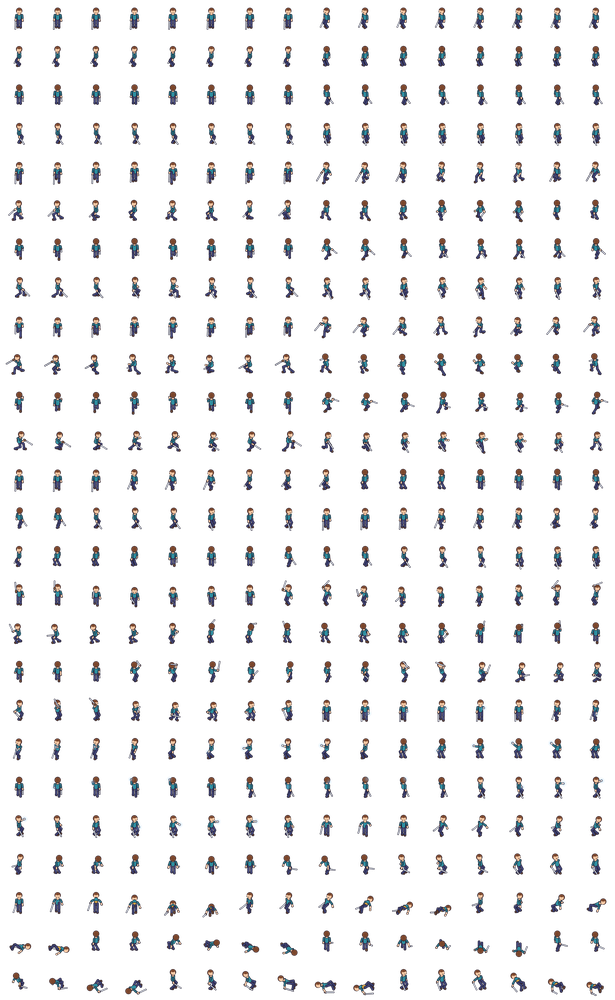
#> input picture assets/examples/hero/hero.png, 615 x 1000 px, shrunk from 2048 x 3328 before the run
$ python -i analyze.py   (imports and definitions only)
#> lines starting #> are read from the running program, lines starting #| are printed output that depends on the picture; after the words box and inside, x2 and y2 are one past the last pixel; in counts of white or black regions, pixels touching at a corner belong together
### python/isoanim/spritesheet.py
"""Split spritesheets into frames, detect/remove uniform backgrounds."""
from __future__ import annotations

from collections import Counter
from pathlib import Path

from PIL import Image

from .common import IsoAnimError


def open_rgba(path: str | Path) -> Image.Image:
    try:
        return Image.open(path).convert("RGBA")
    except FileNotFoundError:
        raise IsoAnimError(f"image not found: {path}")
    except OSError as e:
        raise IsoAnimError(f"cannot read image {path}: {e}")


# [60 lines left out: functions split_grid, split_by_gaps, _runs, not called in this run]


def detect_background(img: Image.Image, tolerance: int = 0) -> dict:
    """Report the likely uniform background colour from the border. Never modifies anything."""
    rgba = img.convert("RGBA")
    W, H = rgba.size
    px = rgba.load()
    border = [px[x, 0] for x in range(W)] + [px[x, H - 1] for x in range(W)] + [px[0, y] for y in range(H)] + [px[W - 1, y] for y in range(H)]
    c = Counter(border)
    color, count = c.most_common(1)[0]
    share = count / len(border)
    transparent = color[3] == 0
    return {
        "color": list(color[:3]) if not transparent else None,
        "alpha": color[3],
        "border_share": round(share, 4),
        "already_transparent": transparent,
        "uniform": share >= 0.9,
        "magenta_like": (not transparent) and color[0] > 200 and color[2] > 200 and color[1] < 80,
        "note": "border colour only; interior pixels with the same colour are NOT assumed to be background",
    }


# [39 lines left out: function remove_background, not called in this run]

### python/isoanim/align.py
"""Frame alignment: put frames on a common canvas with a stable pivot."""
from __future__ import annotations

from PIL import Image

from .common import IsoAnimError


def alpha_bbox(img: Image.Image, threshold: int = 8) -> tuple[int, int, int, int] | None:
    return img.getchannel("A").point(lambda v: 255 if v > threshold else 0).getbbox()


def foot_point(img: Image.Image, threshold: int = 8, band: int = 3) -> tuple[float, int] | None:
    """Estimate ground contact: x centroid of the lowest `band` opaque rows and the lowest row."""
    bb = alpha_bbox(img, threshold)
    if not bb:
        return None
    a = img.getchannel("A").load()
    bottom = bb[3] - 1
    xs = [x for y in range(max(bb[1], bottom - band + 1), bottom + 1) for x in range(bb[0], bb[2]) if a[x, y] > threshold]
    return (sum(xs) / len(xs), bottom) if xs else None


# [85 lines left out: functions _anchors, align_many, align_frames, _place, not called in this run]

### python/isoanim/analyze.py
"""Local image analysis → the `analysis` block of character-manifest.json.

This is metadata and pixel statistics only. Nothing here understands what the character
IS (hair, weapon, species); those fields are listed under `needsInput` so a vision model
or a human must fill them in. The tool never claims otherwise.
"""
from __future__ import annotations

from pathlib import Path

from PIL import Image

from .align import alpha_bbox, foot_point
from .common import IsoAnimError
from .spritesheet import detect_background, open_rgba


def dominant_colors(img: Image.Image, n: int = 6, alpha_threshold: int = 128) -> list[dict]:
    rgba = img.convert("RGBA")
    solid = Image.new("RGB", rgba.size, (0, 0, 0))
    mask = rgba.getchannel("A").point(lambda v: 255 if v >= alpha_threshold else 0)
    solid.paste(rgba.convert("RGB"), mask=mask)
    q = solid.quantize(colors=min(32, max(n * 3, 8)), method=Image.Quantize.MEDIANCUT)
    pal = q.getpalette() or []
    counts: dict[int, int] = {}
    mpx, qpx = mask.load(), q.load()
    total = 0
    for y in range(q.height):
        for x in range(q.width):
            if mpx[x, y]:
                counts[qpx[x, y]] = counts.get(qpx[x, y], 0) + 1
                total += 1
    out = []
    for idx, c in sorted(counts.items(), key=lambda t: -t[1])[:n]:
        r, g, b = pal[idx * 3: idx * 3 + 3]
        out.append({"hex": f"#{r:02x}{g:02x}{b:02x}", "share": round(c / max(1, total), 4)})
    return out


def horizontal_symmetry(img: Image.Image, bbox) -> float:
    """1.0 = silhouette mirrors perfectly about its own vertical axis (a hint for front/back views)."""
    a = img.getchannel("A").crop(bbox).point(lambda v: 255 if v > 8 else 0)
    m = a.transpose(Image.Transpose.FLIP_LEFT_RIGHT)
    pa, pm = a.load(), m.load()
    inter = union = 0
    for y in range(a.height):
        for x in range(a.width):
            i, j = pa[x, y] > 0, pm[x, y] > 0
            inter += i and j
            union += i or j
    return round(inter / union, 4) if union else 0.0


def analyze_image(path: str | Path) -> dict:
#> called with path = '../../assets/examples/hero/hero.png'
    img = open_rgba(path)
#> in open_rgba, returned value is the input picture: PIL image 615x1000 RGBA; mean R, G, B, A 10.3, 9.9, 11.3, 21
    bb = alpha_bbox(img)
#> bb = (5, 7, 609, 997)
    bg = detect_background(img)
#> in detect_background, `border = [px[x, 0] for x in range(W)] + [px[x, H - 1] for x in range(W..`: border = 3230 items, first 6: (0, 0, 0, 0), (0, 0, 0, 0), (0, 0, 0, 0), (0, 0, 0, 0), (0, 0, 0, 0), (0, 0, 0, 0)
#> in detect_background, `c = Counter(border)`: c = {(0, 0, 0, 0): 3230}
#> in detect_background, `color, count = c.most_common(1)[0]`: color = (0, 0, 0, 0); count = 3230
#> in detect_background, `share = count / len(border)`: share = 1
#> in detect_background, `transparent = color[3] == 0`: transparent = True
#> bg = 7 items
    res: dict = {
        "file": str(path),
        "imageSize": {"width": img.width, "height": img.height},
        "hasTransparency": img.getchannel("A").getextrema()[0] < 255,
        "background": bg,
    }
    if bb is None:
        res["warning"] = "image is fully transparent"
        return res
    w, h = bb[2] - bb[0], bb[3] - bb[1]
#> w = 604; h = 990
    fp = foot_point(img)
#> in foot_point, `bb = alpha_bbox(img, threshold)`: bb = (5, 7, 609, 997)
#> in foot_point, `bottom = bb[3] - 1`: bottom = 996
#> in foot_point, `xs = [x for y in range(max(bb[1], bottom - band + 1), bottom + 1) for ..`: xs = 32 values, max 596 at index 24, min 127 at index 0, mean 413.2
#> fp = (413.2, 996)
    res.update({
        "silhouette": {
            "bbox": {"x": bb[0], "y": bb[1], "width": w, "height": h},
            "aspect": round(w / h, 4),
            "fillRatio": round(sum(img.getchannel("A").crop(bb).histogram()[9:]) / (w * h), 4),
            "symmetry": horizontal_symmetry(img, bb),
        },
        "groundContact": {"x": round(fp[0], 2), "y": fp[1] + 1} if fp else None,
        "suggestedPivot": {"x": round(fp[0], 2), "y": fp[1] + 1} if fp else None,
        "dominantColors": dominant_colors(img),
    })
#> in horizontal_symmetry, `a = img.getchannel("A").crop(bbox).point(lambda v: 255 if v > 8 else 0)`:
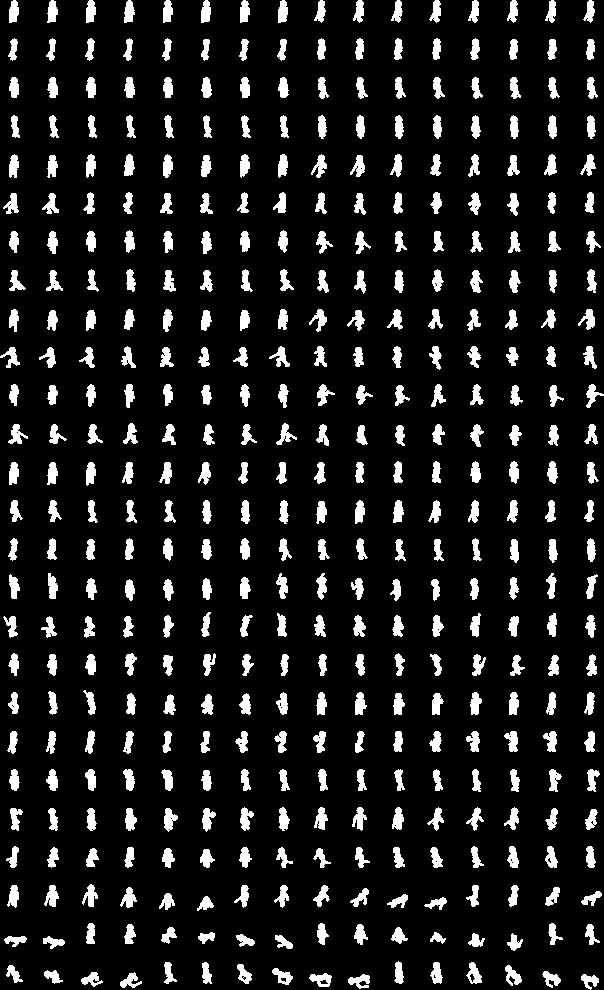
#> a: PIL image 604x990 L; 11.1% white; 416 white regions, largest, box (x1, y1, x2, y2) and area: (164, 808, 178, 832) 200, (240, 807, 254, 831) 199, (44, 885, 59, 907) 196
#> in horizontal_symmetry, `m = a.transpose(Image.Transpose.FLIP_LEFT_RIGHT)`:
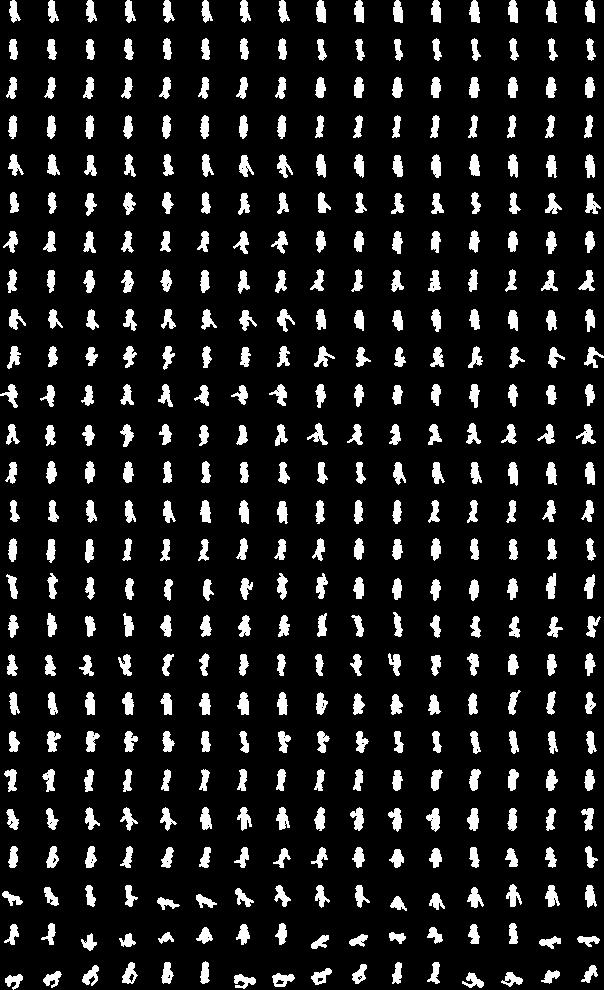
#> m: PIL image 604x990 L; 11.1% white; 416 white regions, largest, box (x1, y1, x2, y2) and area: (426, 808, 440, 832) 200, (350, 807, 364, 831) 199, (545, 885, 560, 907) 196
#> after the loop in horizontal_symmetry, `for y in range(a.height):`: inter = 46002; union = 86936
#> in dominant_colors, `solid = Image.new("RGB", rgba.size, (0, 0, 0))`: solid: PIL image 615x1000 RGB; every value is 0
#> in dominant_colors, `mask = rgba.getchannel("A").point(lambda v: 255 if v >= alpha_threshol..`:
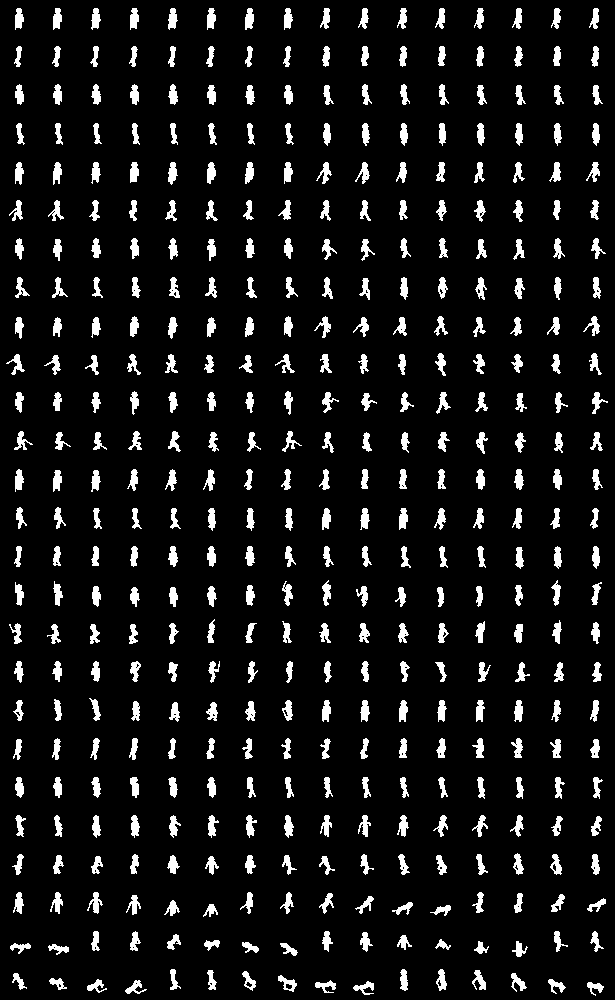
#> mask: PIL image 615x1000 L; 8.3% white; 416 white regions, largest, box (x1, y1, x2, y2) and area: (245, 8, 254, 30) 152, (87, 892, 103, 914) 151, (130, 8, 139, 30) 149
#> in dominant_colors, `solid.paste(rgba.convert("RGB"), mask=mask)`:
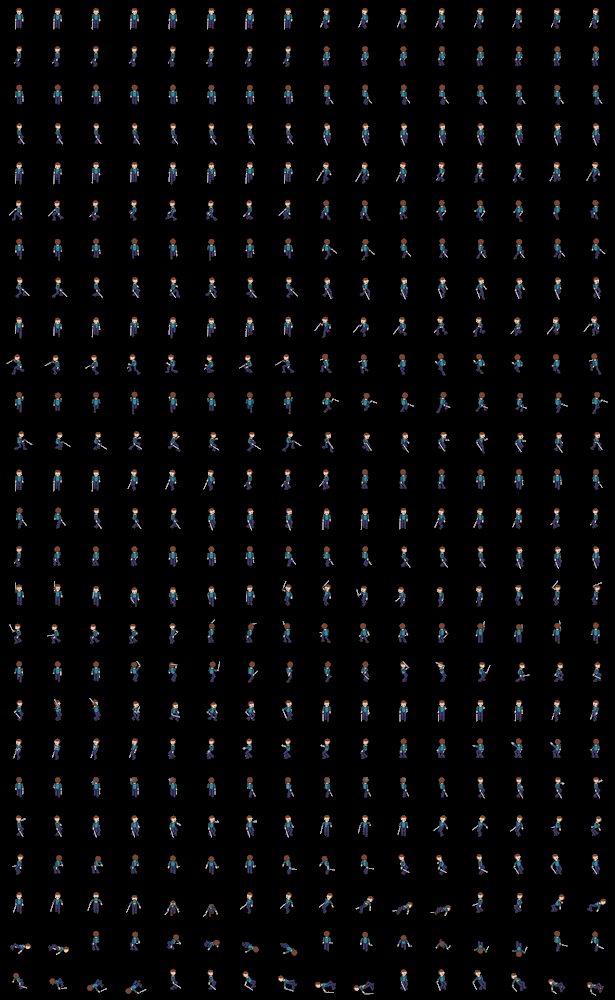
#> solid: PIL image 615x1000 RGB; mean R, G, B 7.1, 7, 7.8
#> in dominant_colors, `pal = q.getpalette() or []`: pal = 54 values, max 233 at index 0, min 0 at index 46, mean 75.81
#> after the loop in dominant_colors, `for y in range(q.height):`: counts = 18 items; total = 50928
#> the loop in dominant_colors, `for idx, c in sorted(counts.items(), key=lambda t: -t[1])[:n]:` made 6 passes
#> (idx, c, r, g, b) on passes 1 to 6: (10, 5942, 55, 57, 102), (13, 4981, 44, 45, 77), (14, 4505, 41, 33, 52), (12, 4009, 64, 46, 55), (8, 3997, 107, 62, 43), (2, 3840, 152, 130, 120)
#> after the loop in dominant_colors, `for idx, c in sorted(counts.items(), key=lambda t: -t[1])[:n]:`: out = 6 items
    return res


def analyze_references(paths: list[str], character_id: str = "character") -> dict:
    if not paths:
        raise IsoAnimError("at least one reference image is required")
    images = [analyze_image(p) for p in paths]
    heights = [i["silhouette"]["bbox"]["height"] for i in images if "silhouette" in i]
    return {
        "analyzedBy": "local-metadata",
        "semanticAnalysis": False,
        "images": images,
        "proportions": {"silhouetteHeightsPx": heights, "heightRatioMaxMin": round(max(heights) / min(heights), 3) if heights and min(heights) else None},
        "invariants": [
            "pivot/ground point must stay on the same pixel in every frame",
            "silhouette height must not drift more than the validation tolerance between frames",
            "dominant palette must not change between frames",
        ],
        "needsInput": [
            "hair / clothing / accessories description",
            "weapons, shields and equipment (and which hand)",
            "limb and joint positions (needs a vision model or a human)",
            "which direction the reference faces",
            "style notes (outline weight, shading)",
        ],
    }

>>> result = analyze_image('../../assets/examples/hero/hero.png')
#> result = 8 items
